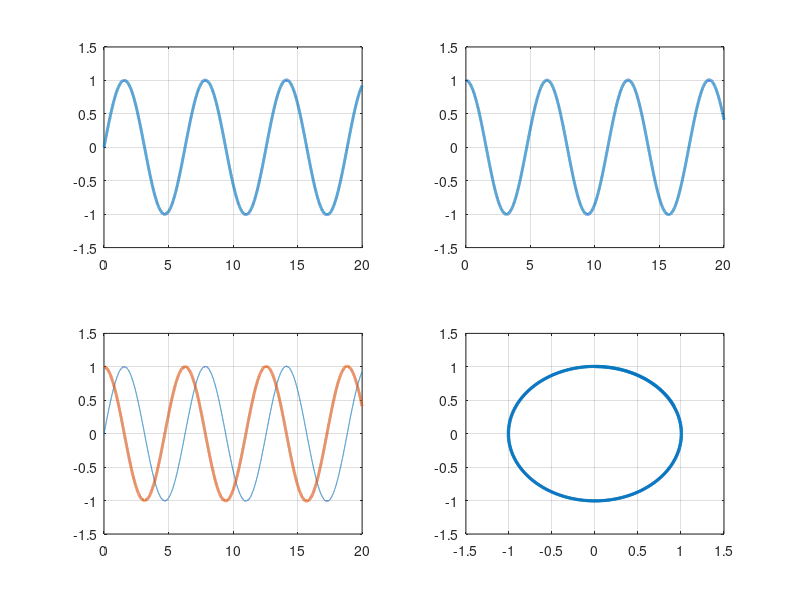

MATLAB code for this plot:
clc; clear all;

%% Lorenz
a=0; Wo=1 ; A=0 ; W=1;
f1=@(t,x1,x2) x2;
f2=@(t,x1,x2) -a*x2-Wo^2*x1+A*cos(W*t);
%f2=@(t,x1,x2) -a*x2-Wo^2*x1+t;

h=0.001;
t=0:h:20;

x1=zeros(1,length(t));
x2=zeros(1,length(t));

x1(1)=0;
x2(1)=1;


for i=1:(length(t)-1) %
    
    k1=f1(t(i),x1(i),x2(i));
    k2=f1(t(i)+h/2,x1(i)+k1*h/2,x2(i)+k1*h/2);
    k3=f1(t(i)+h/2,x1(i)+k2*h/2,x2(i)+k2*h/2);
    k4=f1(t(i)+h,x1(i)+k3*h,x2(i)+k3*h);
    x1(i+1)=x1(i)+h*(k1+2*k2 +2*k3+k4)/6;
    
    k1=f2(t(i),x1(i),x2(i));
    k2=f2(t(i)+h/2,x1(i)+k1*h/2,x2(i)+k1*h/2);
    k3=f2(t(i)+h/2,x1(i)+k2*h/2,x2(i)+k2*h/2);
    k4=f2(t(i)+h,x1(i)+k3*h,x2(i)+k3*h);
    x2(i+1)=x2(i)+h*(k1+2*k2+2*k3+k4)/6;
    
end
subplot(2,2,1); plot(t,x1,'LineWidth',2); grid on;
subplot(2,2,2); plot(t,x2,'LineWidth',2); grid on;
subplot(2,2,3); plot(t,x1,t,x2,'LineWidth',2); grid on;
subplot(2,2,4); plot(x1,x2,'LineWidth',2); grid on;
